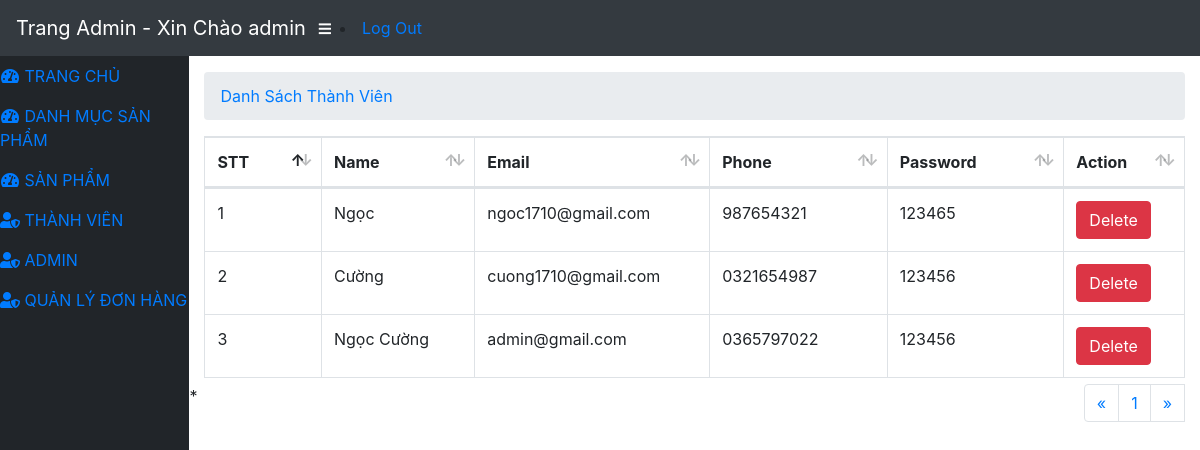
/admin/modules/user/index.php (signed in), run on the app's committed database.
### tables this page shows
CREATE TABLE `users` (
  `id` int(11) NOT NULL,
  `name` varchar(100) NOT NULL,
  `email` varchar(100) NOT NULL,
  `address` varchar(100) NOT NULL,
  `password` varchar(50) NOT NULL,
  `avatar` varchar(100) NOT NULL,
  `status` varchar(100) NOT NULL,
  `token` varchar(50) NOT NULL,
  `phone` varchar(15) NOT NULL,
  `content` varchar(100) NOT NULL,
  `created_at` timestamp NOT NULL DEFAULT current_timestamp(),
  `updated_at` timestamp NOT NULL DEFAULT current_timestamp()
);

### libraries/Database.php (called while the page is built, shortened)
<?php
    class Database
    {
        public $link;
        public function __construct()
        {
            $this->link = mysqli_connect("localhost","root","","store") or die ();
            mysqli_set_charset($this->link,"utf8");
        }
        public function countTable($table)
        {
            $sql = "SELECT id FROM  {$table}";
            $result = mysqli_query($this->link, $sql) or die("Lỗi Truy Vấn countTable----" .mysqli_error($this->link));
            $num = mysqli_num_rows($result);
            return $num;
        }
         public  function fetchJone($table,$sql ,$page = 0,$row ,$pagi = false )
        {
            $data = [];
            if ($pagi == true )
            {
                $total = $this->countTable($table);
                $sotrang = ceil($total / $row);
                $start = ($page - 1 ) * $row ;
                $sql .= " LIMIT $start,$row";
                $data = [ "page" => $sotrang];
                $result = mysqli_query($this->link,$sql) or die("Lỗi truy vấn fetchJone ---- " .mysqli_error($this->link));
            }
            else
            {
                $result = mysqli_query($this->link,$sql) or die("Lỗi truy vấn fetchJone ---- " .mysqli_error($this->link));
            }
            if( $result)
            {
                while ($num = mysqli_fetch_assoc($result))
                {
                    $data[] = $num;
                }
            }
            return $data;
        }
    }
?>

### admin/modules/user/index.php (the view, shortened to what this page needs)
  <?php
        require_once ("../../../libraries/Database.php");
        $db=new Database;
        if(isset($_GET['page']))
           {
            $p=$_GET['page'];
           }
        else{
            $p=1;
        }
        $sql="SELECT users.* FROM users ORDER BY ID DESC ";
              $admin =$db->fetchJone('users',$sql,$p,4,true);
              if(isset($admin['page']))
              {
                $sotrang= $admin['page'];
                unset($admin['page']);
              }
?>
<?php require_once("../../layouts/header.php") ; ?>
            <div id="content-wrapper">
                <div class="container-fluid">
                    <ol class="breadcrumb">
                        <li class="breadcrumb-item">
                            <a href="index.html">Danh Sách Thành Viên</a>
                        </li>
                    </ol>
                </div>
                <div class="col-sm-12">
    <table class="table table-bordered dataTable" id="dataTable" width="100%" cellspacing="0" role="grid" aria-describedby="dataTable_info" style="width: 100%;">
        <thead>
            <tr role="row">
                <th class="sorting_asc" tabindex="0" aria-controls="dataTable" rowspan="1" colspan="1" aria-sort="ascending" aria-label="Name: activate to sort column descending" style="width: 197px;">STT</th>
                <th class="sorting" tabindex="0" aria-controls="dataTable" rowspan="1" colspan="1" aria-label="Position: activate to sort column ascending" style="width: 301px;">Name</th>
                <th class="sorting" tabindex="0" aria-controls="dataTable" rowspan="1" colspan="1" aria-label="Position: activate to sort column ascending" style="width: 301px;">Email</th>
               <th class="sorting" tabindex="0" aria-controls="dataTable" rowspan="1" colspan="1" aria-label="Position: activate to sort column ascending" style="width: 301px;">Phone</th>
               <th class="sorting" tabindex="0" aria-controls="dataTable" rowspan="1" colspan="1" aria-label="Position: activate to sort column ascending" style="width: 301px;">Password</th>
                <th class="sorting" tabindex="0" aria-controls="dataTable" rowspan="1" colspan="1" aria-label="Start date: activate to sort column ascending" style="width: 140px;">Action</th>
            </tr>
        </thead>
        <tbody>
            <?php $stt =1 ; foreach ($admin as $item ) : ?>
            <tr role="row" class="odd">
                <td class="sorting_1"><?php echo $stt ?></td>
                <td><?php echo $item['name'] ?></td>
                 <td><?php echo $item['email'] ?></td>
                 <td><?php echo $item['phone'] ?></td>
                      <td><?php echo $item['password'] ?></td>
                <td>
                    <a class="btn btn-xs btn-danger" href="delete.php?id=<?php echo $item['id'] ?>">Delete</a>
                </td>
            </tr>
        <?php $stt++ ;endforeach ?>
        </tbody>
    </table>
    <div class="pull-right" style="float: right;">
        <nav aria-label="Page navigation example">
  <ul class="pagination" class="clearfix">
    <li class="page-item">
      <a class="page-link" href="#" aria-label="Previous">
        <span aria-hidden="true">&laquo;</span>
      </a>
    </li>
         <?php for ($i =1;$i <= $sotrang; $i++) : ?>
            <?php
                if(isset($_GET['page']))
                {
                    $p=$_GET['page'];
                }
                else
                {
                    $p=1;
                }
            ?>
            <li class="<?php echo($i== $p) ? 'active' : '' ?>">
                <a class="page-link" href="?page=<?php echo $i ; ?>"><?php echo $i; ?></a>
            </li>
        <?php endfor ; ?>
      <a class="page-link" href="#" aria-label="Next">
        <span aria-hidden="true">&raquo;</span>
      </a>
  </ul>
</nav>
    </div>
</div>
   <?php require_once("../../layouts/header.php"); ?>*

### data on the page
users: name "Ngọc", email "ngoc1710@gmail.com", phone "987654321", password "123465"
users: name "Cường", email "cuong1710@gmail.com", phone "0321654987", password "123456"
users: name "Ngọc Cường", email "admin@gmail.com", phone "0365797022", password "123456"

### other printed values
$_SESSION['admin_name'] "admin"
